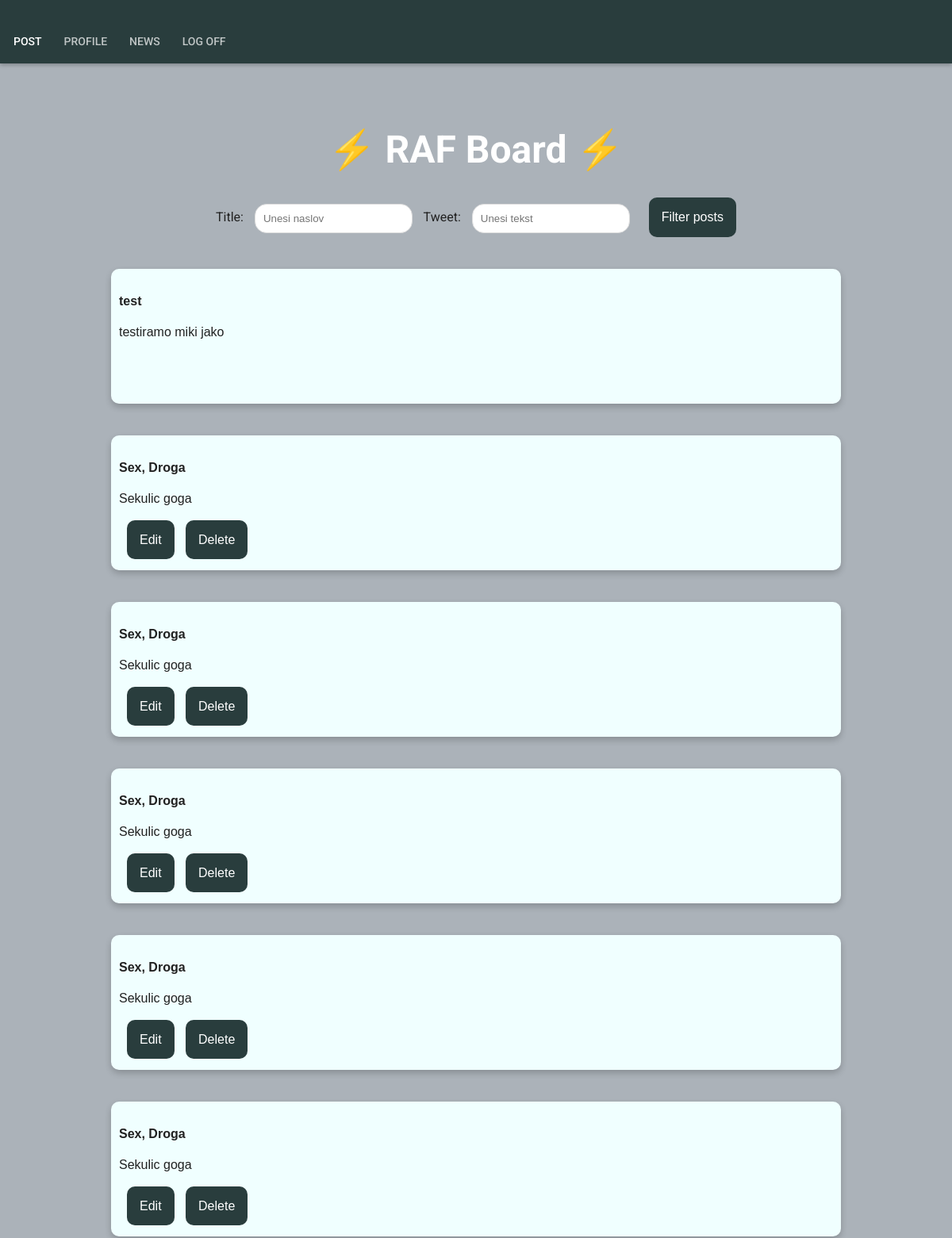
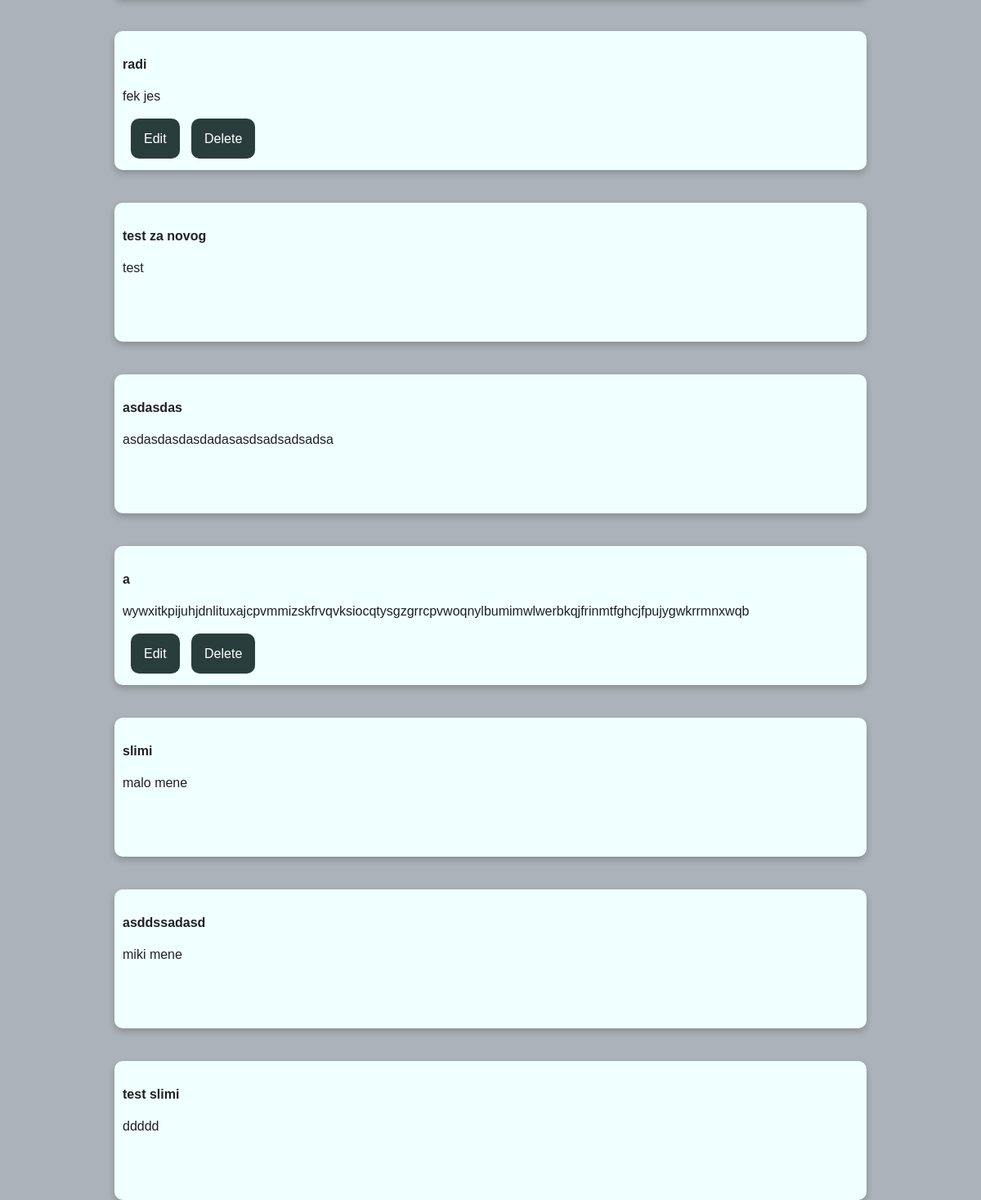
Screenshot of /posts/ (signed in) with the database file from the repository (2 pictures, top to bottom).
### posts/models.py (models this page shows, shortened)
class Post(models.Model):
    post_title = models.CharField(max_length = 100)
    post_tweet = models.CharField(max_length = 100)
    post_user_id = models.ForeignKey(User, on_delete = models.CASCADE, default="")

### posts/views.py (the view)
# urls.py: path('', PostListView.as_view(), name = 'posts-board'),
class PostListView(LoginRequiredMixin, ListView):
	model = Post
	template_name = 'posts/board.html'
	context_object_name = 'posts'
	def get_queryset(self):
		title = self.request.GET.get('title')
		tweet = self.request.GET.get('tweet')
		qs = super(PostListView, self).get_queryset()
		if is_valid_queryparam(title):
			qs = qs.filter(post_title__icontains = title)
		elif is_valid_queryparam(tweet):
			qs = qs.filter(post_tweet__icontains = tweet)
		return qs

### posts/views.py (called while the page is built)
def is_valid_queryparam(param):
    return param != '' and param is not None

### posts/templates/posts/board.html (shortened to what this page needs)
{% extends "posts/layouts/header.html"%}
{% block content %}
  <h1>⚡️ RAF Board ⚡️ </h1>
  <div class="dropdown">
    <form class="form-inline" action="." method="get">
      <label for="naslov">Title:</label>
      <input class="dropdownInput" type="text" id="title" placeholder="Unesi naslov" name="title" value="">
      <label for="text">Tweet:</label>
      <input class="dropdownInput" type="text" id="tweet" placeholder="Unesi tekst" name="tweet" value="">
      <button class="dropbtn" type="submit">Filter posts</button>
    </form>
  </div>
  {% for post in posts %}
    <div class="card">
      <div class="container">
        <h4><b>{{ post.post_title }}</b></h4>
        <p> {{post.post_tweet}} </p>
        <br>
        {% if post.post_user_id == user %}
          <a class="dropbtn" href="{% url 'posts-edit_post' post.id %}">Edit</a>
          <a class="dropbtn" href="{% url 'posts-delete_post' post.id %}"> Delete </a>
        {% endif %}
      </div>
    </div>
  {% endfor %}
{% endblock content %}

### posts/static/stylesheets/style.css (style rules this page uses)
body { background: #ABB2B9; margin: 0; padding: 0; font-family: 'Roboto'; color: #212121; }
a, a:active, a:hover, a:visited { text-decoration: none; }
.dropbtn { background-color: #293d3d; color: white; padding: 16px; font-size: 16px; border: none; cursor: pointer; margin-left: 10px; border-radius: 10px; }
.dropdownInput { border-radius: 15px; }
.dropdown { position: relative; max-width: 1000px; margin: 0 auto; margin: auto; align-self: center; text-align: center; }
.card { margin: auto; align-self: center; box-shadow: 0 4px 8px 0 rgba(0, 0, 0, 0.2); height: 150px; width: 900px; margin-top: 40px; text-align: left; font-family: arial; word-wrap: break-word; background-color: azure; position: relative; padding: 10px; border-radius: 10px; }
h1 { color: #fff; text-align: center; padding: 1em 0 0 0; font-size: 3em; font-weight: 700; }
.form-inline { display: flex; align-items: center; display: inline-block; border-radius: 15px; }
.form-inline label { margin: 5px 10px 5px 0; }
.form-inline input { vertical-align: middle; margin: 5px 10px 5px 0; padding: 10px; background-color: #fff; border: 1px solid #ddd; }
.form-inline button { background-color: #293d3d; color: white; padding: 16px; font-size: 16px; border: none; cursor: pointer; margin-left: 10px; }

### rows the page displays
Post: post_title "test", post_tweet "testiramo miki jako"
Post: post_title "Sex, Droga", post_tweet "Sekulic goga", shows "Edit"
Post: post_title "Sex, Droga", post_tweet "Sekulic goga", shows "Edit"
Post: post_title "Sex, Droga", post_tweet "Sekulic goga", shows "Edit"
Post: post_title "Sex, Droga", post_tweet "Sekulic goga", shows "Edit"
Post: post_title "Sex, Droga", post_tweet "Sekulic goga", shows "Edit"
Post: post_title "radi", post_tweet "fek jes", shows "Edit"
Post: post_title "test za novog", post_tweet "test"
Post: post_title "asdasdas", post_tweet "asdasdasdasdadasasdsadsadsadsa"
Post: post_title "a", post_tweet "wywxitkpijuhjdnlituxajcpvmmizskfrvqvksiocqtysgzgrrcpvwoqnylbumimwlwerbkqjfrinmtfghcjfpujygwkrrmnxwqb", shows "Edit"
Post: post_title "slimi", post_tweet "malo mene"
Post: post_title "asddssadasd", post_tweet "miki mene"
Post: post_title "test slimi", post_tweet "ddddd"
